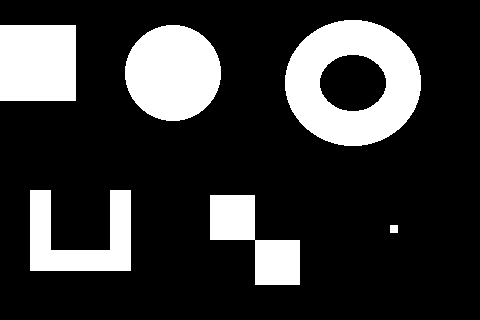
#> input picture Segunda Implementação - Rotulação/imagem_componentes.png, 480 x 320 px
$ python rotulacao.py
#> lines starting #> are read from the running program, lines starting #| are printed output that depends on the picture; after the words box and inside, x2 and y2 are one past the last pixel; in counts of white or black regions, pixels touching at a corner belong together
from pathlib import Path
from PIL import Image
import random

def rotular_imagem(caminho_entrada, caminho_saida):
    imagem = Image.open(caminho_entrada).convert('L')
#> imagem is the input picture: PIL image 480x320 L; 21% white; 6 white regions, box (x1, y1, x2, y2) and area: (285, 20, 421, 146) 10548, (125, 25, 221, 121) 7224, (0, 25, 76, 101) 5776, (30, 190, 131, 271) 4641, (210, 195, 300, 285) 4050, (390, 225, 398, 233) 64
    largura, altura = imagem.size
#> largura = 480; altura = 320
    pixels = imagem.load()

    matriz = []
    for y in range(altura):
        linha = []
        for x in range(largura):
            if pixels[x, y] > 127:
                linha.append(1)
            else:
                linha.append(0)
        matriz.append(linha)

    rotulos = []
    for y in range(altura):
        linha_rotulos = [0] * largura
        rotulos.append(linha_rotulos)

    proximo_rotulo = 1
    equivalencias = [0]

    for y in range(altura):
        for x in range(largura):
            if matriz[y][x] == 1:
                r = rotulos[y][x-1] if x > 0 else 0
                s = rotulos[y-1][x] if y > 0 else 0

                if r == 0 and s == 0:
                    rotulos[y][x] = proximo_rotulo
                    equivalencias.append(proximo_rotulo)
                    proximo_rotulo += 1
                elif r > 0 and s == 0:
                    rotulos[y][x] = r
                elif r == 0 and s > 0:
                    rotulos[y][x] = s
                else:
                    rotulos[y][x] = r

                    atual_r = r
                    while equivalencias[atual_r] != atual_r:
                        atual_r = equivalencias[atual_r]

                    atual_s = s
                    while equivalencias[atual_s] != atual_s:
                        atual_s = equivalencias[atual_s]

                    if atual_r != atual_s:
                        menor = min(atual_r, atual_s)
                        maior = max(atual_r, atual_s)
                        equivalencias[maior] = menor
#> after the loop, proximo_rotulo = 92

    for y in range(altura):
        for x in range(largura):
            if rotulos[y][x] > 0:
                atual = rotulos[y][x]
                while equivalencias[atual] != atual:
                    atual = equivalencias[atual]
                rotulos[y][x] = atual

    cores = {}
    imagem_saida = Image.new('RGB', (largura, altura), (0, 0, 0))
#> imagem_saida: PIL image 480x320 RGB; every value is 0
    pixels_saida = imagem_saida.load()

    for y in range(altura):
        for x in range(largura):
            rotulo = rotulos[y][x]
            if rotulo > 0:
                if rotulo not in cores:
                    cores[rotulo] = (random.randint(50, 255), random.randint(50, 255), random.randint(50, 255))
                pixels_saida[x, y] = cores[rotulo]

    imagem_saida.save(caminho_saida)
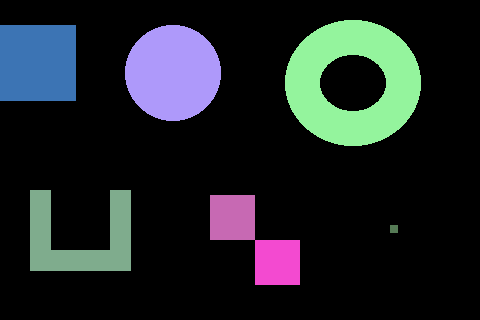
#> saved as resultado_componentes.png: PIL image 480x320 RGB; mean R, G, B 30.3, 35.9, 38.7

if __name__ == "__main__":
    pasta = Path(__file__).resolve().parent
    caminho_saida = pasta / "resultado_componentes.png"
    rotular_imagem(pasta / "imagem_componentes.png", caminho_saida)
    print("Rotulação salva em:", caminho_saida)
